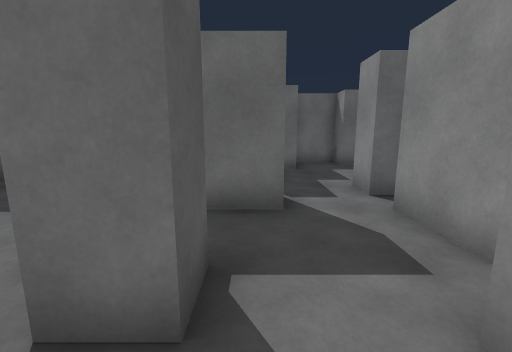
View 1 (above)

24 first-person views from a walk through a Unity game level. The camera is 1.4 m above the floor, tilts 10° down and sees 90° across. The floor is counted in squares, 1 m on a side. Each view is taken from the middle of a square. On the plan, view 1 faces up. The plan holds only what a view shows up to about 13 squares ahead; the rest is blank. The place goes on beyond the plan.

View 2
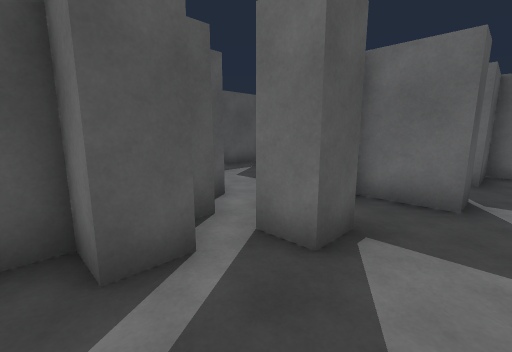

View 3
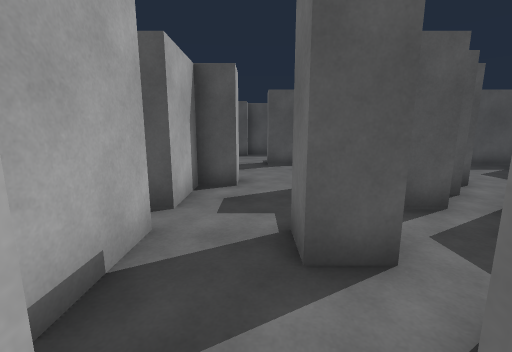

View 4
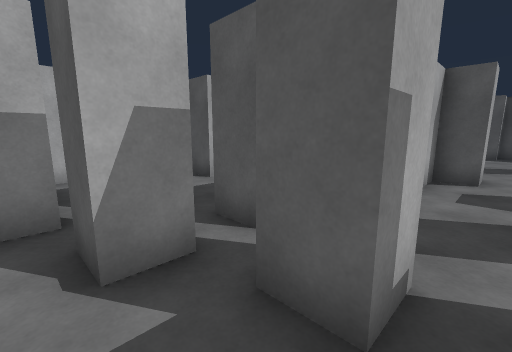

View 5
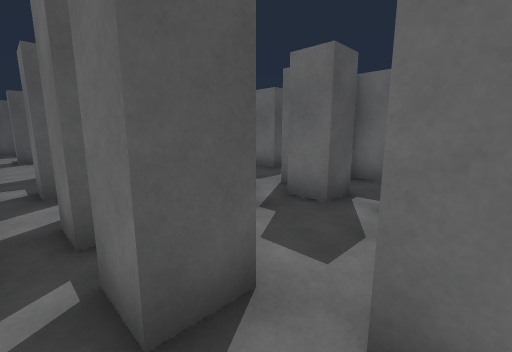

View 6
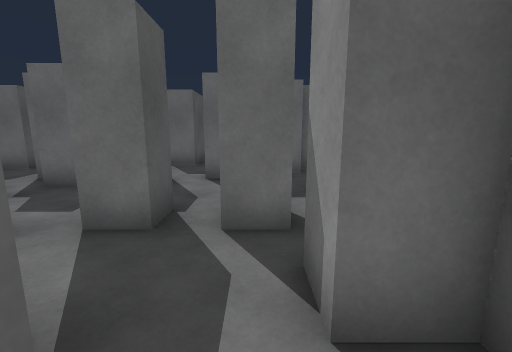

View 7
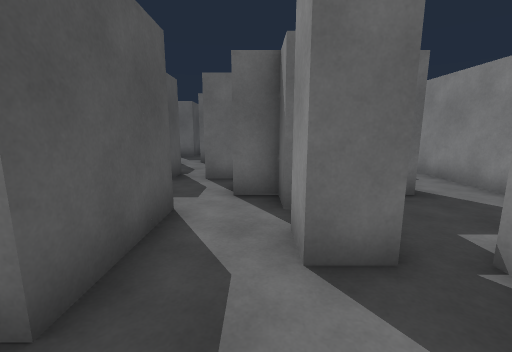

View 8
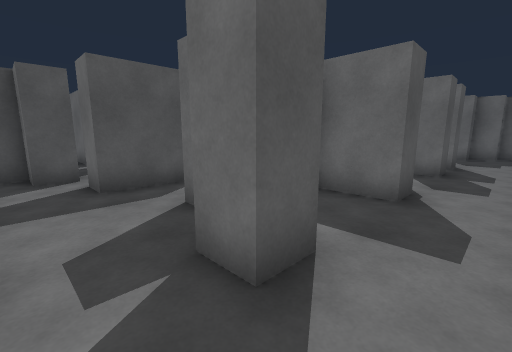

View 9
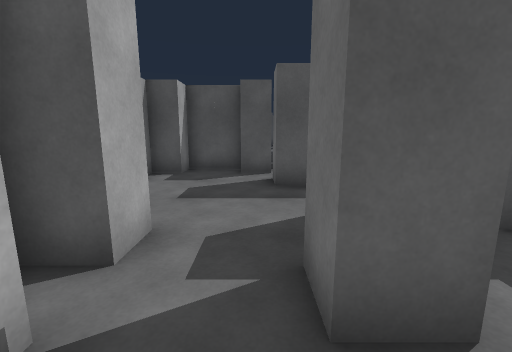

View 10
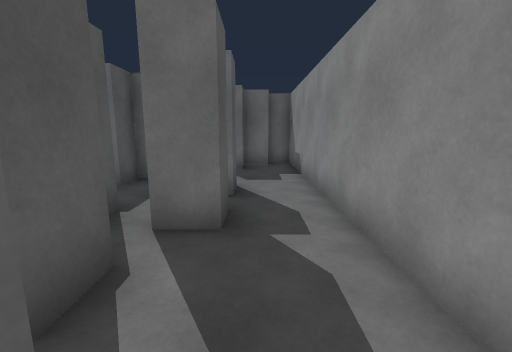

View 11
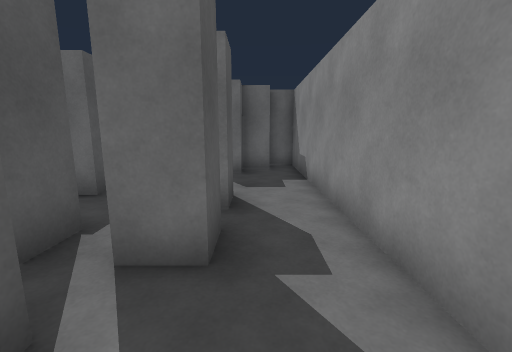

View 12
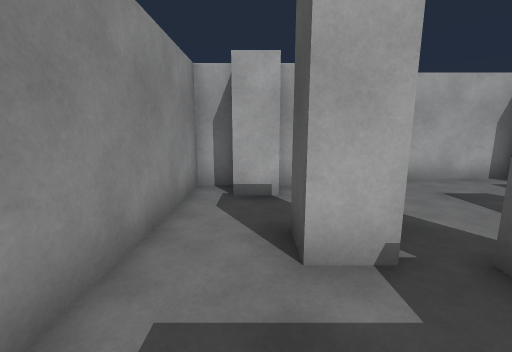

View 13
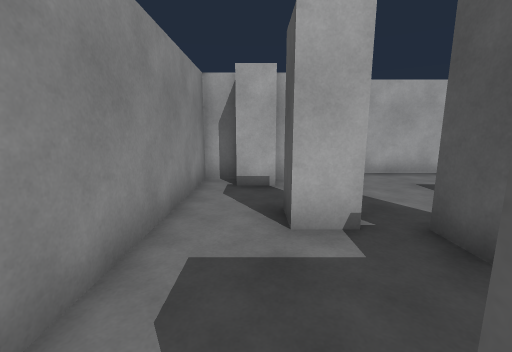

View 14
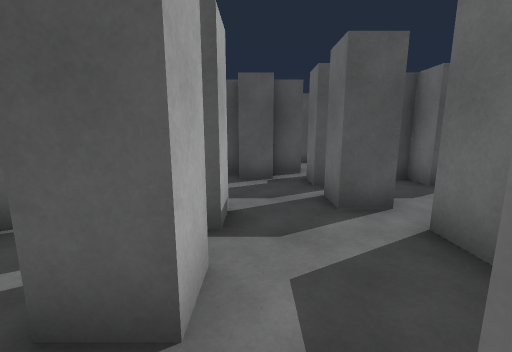

View 15
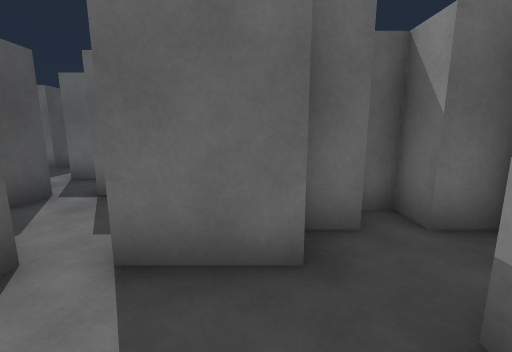

View 16
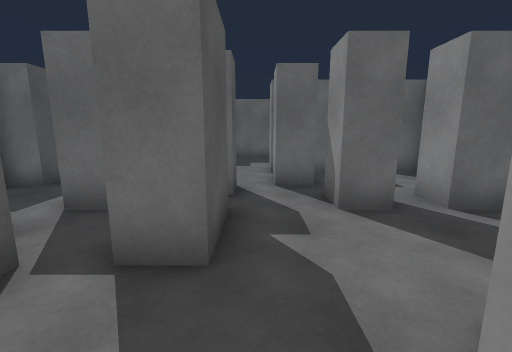

View 17
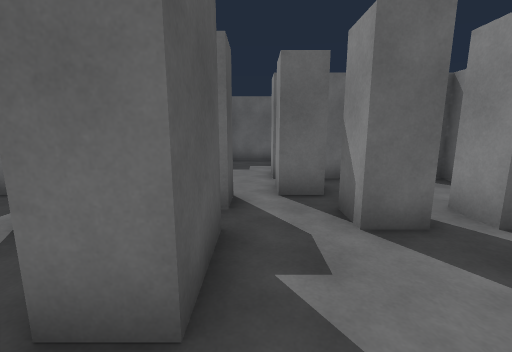

View 18
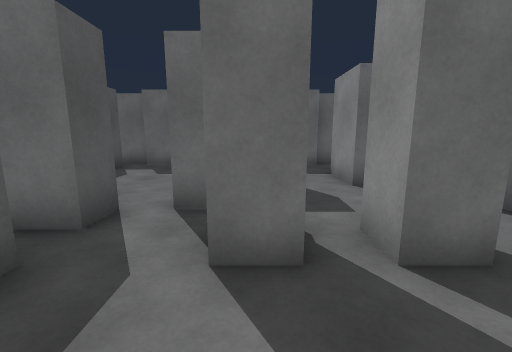

View 19
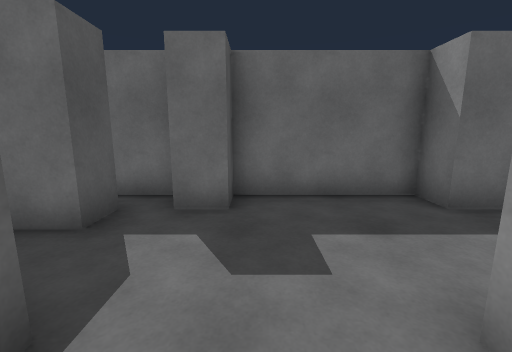

View 20
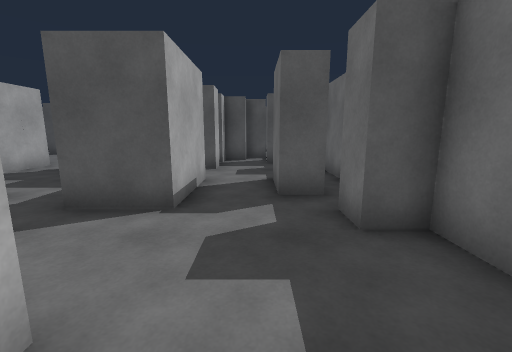

View 21
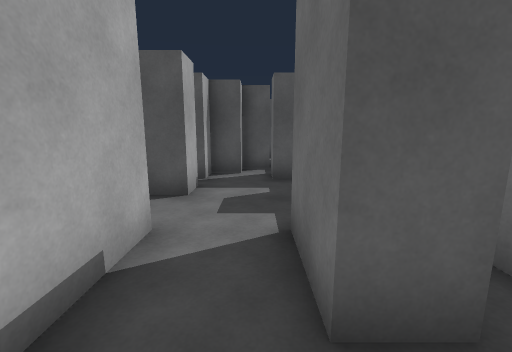

View 22
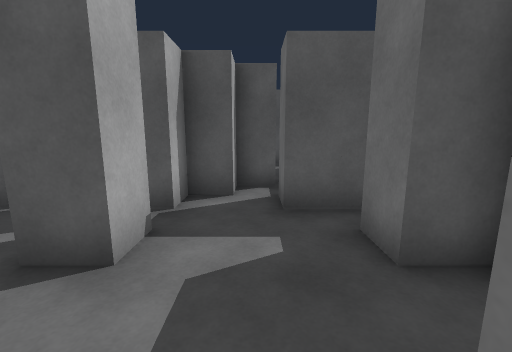

View 23
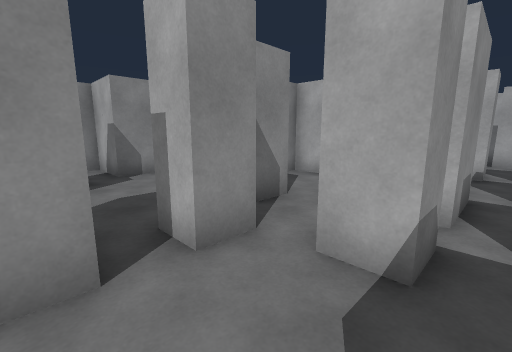

View 24
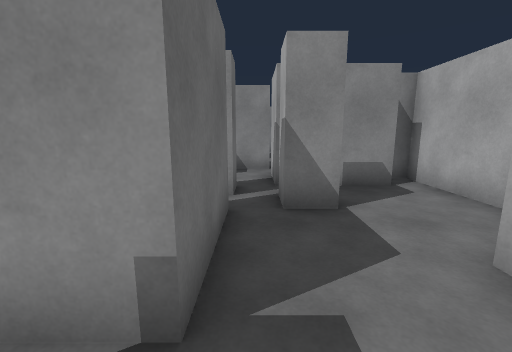

### Floor plan
Key: @ floor where view 1 was taken; # wall or solid block; . floor.
Columns run from 13 left of view 1 to 16 right of it. Each row starts with its distance up from view 1.
 17             ##############
 16           #.#.....#....##.
 15         ..#....##.........
 14         #.............. .#
 13         ###...........  .#
 12           #.#.####...##..##
 11             ..#..#........#
 10             .##......#.......#
  9              #.....#.......###
  8      #       #...#....#.#.##.#
  7      #.      ......#......#..#
  6      #..    ....#..#.........#
  5       ...  ###..##.....###...#
  4        ...  ....#.....##.##..#
  3          .. ....##...##...#..#
  2          ##.#....#.#.........#
  1           #....#........#.#..#
  0           ##.@ ##............#
 -1           #....##...#.#. #...#
 -2      #.......#..#.#.....  ...#
 -3 #......................####..#
 -4 ## ..... # .....#..###..#....#
 -5           ##.##....  #.......#
 -6             .###.#...#..#....#
 -7            ..........#....#..#
 -8             ....#.##.........#
 -9             ......#..........#
-10              #....##.....#####
-11                ....#..... # ##
-12                 ########

Where each view was taken, in squares from view 1:
view 1: 0 up, 0 right, facing up
view 2: 1 down, 1 right, facing up-left
view 3: 3 down, 3 right, facing left
view 4: 3 down, 5 right, facing down-left
view 5: 3 down, 7 right, facing up-left
view 6: 5 down, 9 right, facing up
view 7: 9 down, 10 right, facing up
view 8: 9 down, 15 right, facing up-left
view 9: 8 down, 15 right, facing left
view 10: 3 down, 14 right, facing up
view 11: 2 down, 14 right, facing up
view 12: 4 down, 14 right, facing down
view 13: 3 down, 14 right, facing down
view 14: 0 up, 11 right, facing left
view 15: 0 up, 9 right, facing up
view 16: 3 up, 7 right, facing up
view 17: 4 up, 7 right, facing up
view 18: 5 up, 9 right, facing up
view 19: 11 up, 6 right, facing up
view 20: 14 up, 9 right, facing left
view 21: 14 up, 5 right, facing left
view 22: 14 up, 2 right, facing left
view 23: 12 up, 5 right, facing down-right
view 24: 7 down, 2 left, facing right
